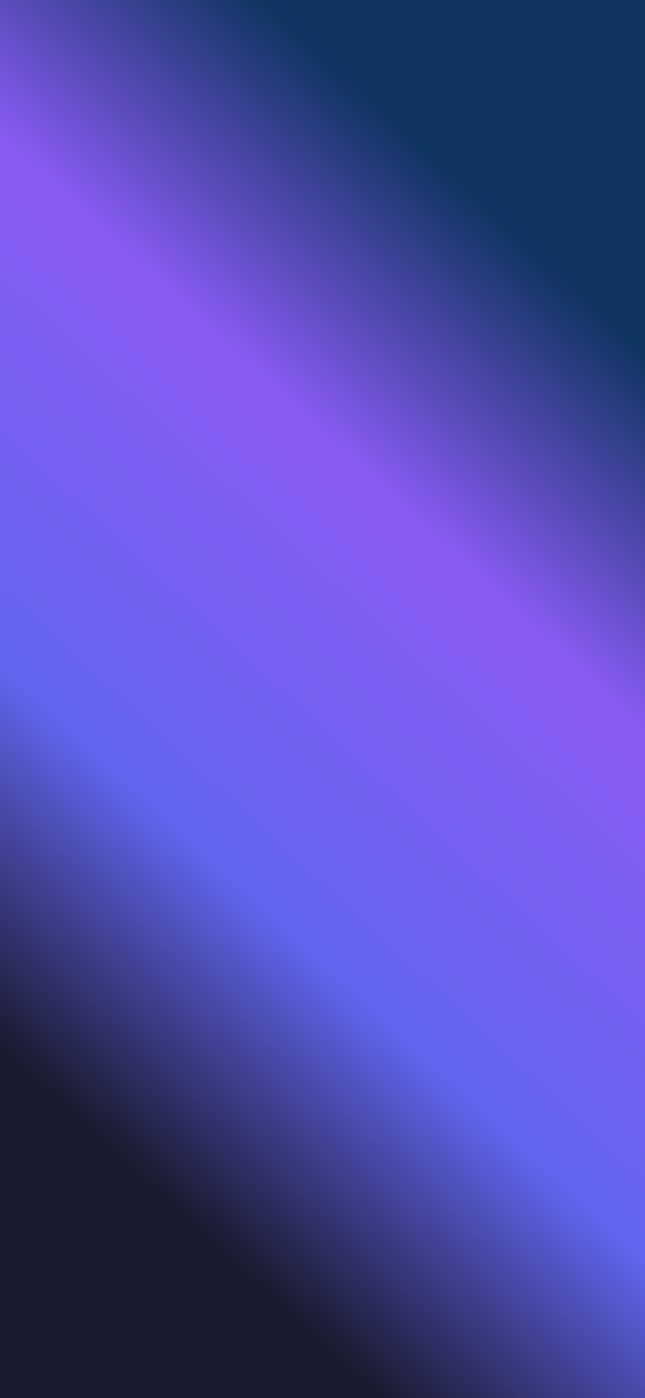
#> input picture assets/images/gradient_background.png, 1290 x 2796 px (shown at 1/2 size)
$ python generate_pwa_icons.py
#> lines starting #> are read from the running program, lines starting #| are printed output that depends on the picture
#!/usr/bin/env python3
"""
Generate PWA icons with gradient background and centered logo
Creates: Icon-192.png, Icon-512.png, Icon-maskable-192.png, Icon-maskable-512.png
"""

from PIL import Image
import os

# Paths
SCRIPT_DIR = os.path.dirname(os.path.abspath(__file__))
PROJECT_ROOT = os.path.dirname(SCRIPT_DIR)
ASSETS_DIR = os.path.join(PROJECT_ROOT, 'assets', 'images')
WEB_ICONS_DIR = os.path.join(PROJECT_ROOT, 'web', 'icons')

BACKGROUND_PATH = os.path.join(ASSETS_DIR, 'gradient_background.png')
LOGO_PATH = os.path.join(ASSETS_DIR, 'logo_transparent.png')

def create_pwa_icon(size, is_maskable=False):
    """
    Create a PWA icon with gradient background and centered logo

    Args:
        size: Icon size (192 or 512)
        is_maskable: If True, adds safe zone padding for maskable icons
    """
#> called with size = 192, is_maskable = False
    # Load and resize background
    background = Image.open(BACKGROUND_PATH).convert('RGBA')
    background = background.resize((size, size), Image.Resampling.LANCZOS)
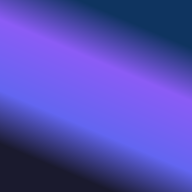
#> background: PIL image 192x192 RGBA; mean R, G, B, A 82.4, 75.3, 179.7, 255

    # Load logo
#> (the run stopped early here; a loop or call above may not have finished)
